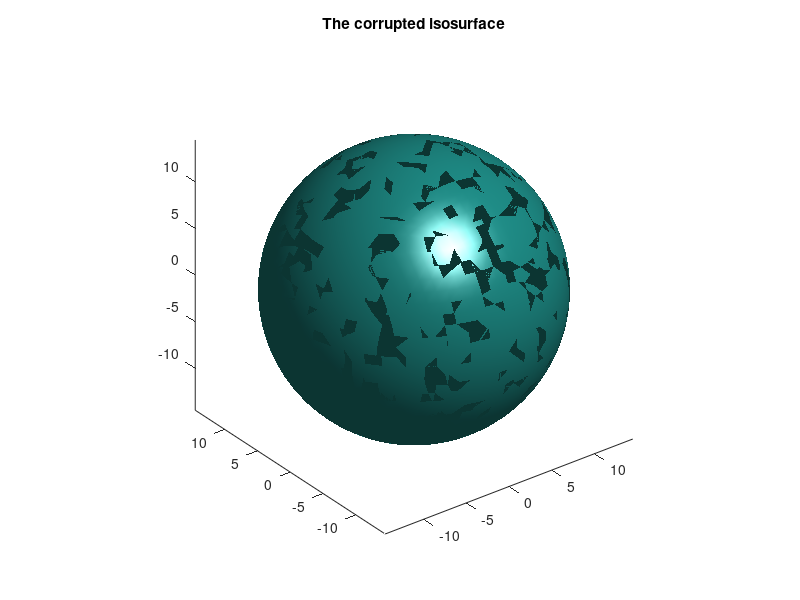

The MATLAB source for this figure: (Note: this script raises an error after producing the figure.)
%% Inpaint_nans in 3-d
% A spherical isosurface
n = -15:15;
[x,y,z] = meshgrid(n,n,n);
w = x.^2 + y.^2 + z.^2;

isosurface(x,y,z,w,210)
axis equal
title 'The original surface'

%%
% Corrupt the data with 30% nan elements
N = numel(w);
ind = unique(ceil(rand(floor(N*0.30),1)*N));
wnan = w;
wnan(ind) = nan;

%%
% The corrupted data
close
isosurface(x,y,z,wnan,210)
axis equal
title 'The corrupted isosurface'

%%
% Inpainted, using the plate method
tic,winp = inpaint_nans3(wnan,0);toc
close
isosurface(x,y,z,winp,210)
axis equal
title 'The inpainted surface, recovered!'

%%
% Inpainted with the springs method. It is often considerably
% faster, but not quite as smooth.
tic,winp1 = inpaint_nans3(wnan,1);toc
close
isosurface(x,y,z,winp1,210)
axis equal
title 'The inpainted surface, recovered!'


%% Verify that a linear function is accurately recovered
n = -10:10;
[x,y,z] = meshgrid(n,n,n);
w = x + y + z;

%%
% Corrupt the data with 50% nan elements
N = numel(w);
ind = unique(ceil(rand(floor(N*0.50),1)*N));
wnan = w;
wnan(ind) = nan;

%%
% Inpaint the NaN elements
winp = inpaint_nans3(wnan,0);

%%
% See that the inpainted elements are roughly within eps of the originals
std(w(ind) - winp(ind))

%% Inpainting using the thin plate method
% I'll inpaint what is effectively only a 2-d array, so  that
% we can visualize the result more easily as a surface using
% squeeze. Yes, inpaint_nans3 does work in 2 dimensions,
% but it would have been more efficient to use the original
% inpaint_nans. That code has more choices of methods too.
n = -30:30;
[x,y,z] = meshgrid(n,1,n);
w = x.^3 + y.^3 + z.^3;

close
surf(squeeze(w))
title 'The original surface'

%%
% Corrupt the data with 30% nan elements
N = numel(w);
ind = unique(ceil(rand(floor(N*0.30),1)*N));
wnan = w;
wnan(ind) = nan;

%%
% The corrupted data
close
surf(squeeze(wnan))
title 'The corrupted surface'

%%
% Now inpainted
winp = inpaint_nans3(wnan,0);
close
surf(squeeze(winp))
title 'The inpainted surface, recovered!'

%% Outpainting? Extrapolation using the thin plate method
% Again, I'll operate on a 3-d array with a singleton
% dimension, so as to create what is truly a 2-d surface
% for purposes of visualization.
n = -30:30;
[x,y,z] = meshgrid(n,1,n);
w = x.^2 + y.^2 + z.^2;

close
surf(squeeze(w))
view(-56,64)
title 'The original surface'

%%
% Kill off anything that is outside the range: 250 <= w <= 1000.
ind = find((w>1000) | (w<250));
wnan = w;
wnan(ind) = nan;

%%
% The corrupted data
close
surf(squeeze(wnan))
view(-56,64)
title 'The corrupted surface'

%%
% Inpainted
winp = inpaint_nans3(wnan,0);
close
surf(squeeze(winp))
view(-56,64)
title 'The inpainted surface, recovered!'

%% Extrapolation using the springs method
% See that the spring method extrapolates in a very different
% way from the plate method. Here it uses a roughly constant
% extrapolation.
winp = inpaint_nans3(wnan,1);
close
surf(squeeze(winp))
view(-56,64)
title 'The inpainted surface, recovered!'






